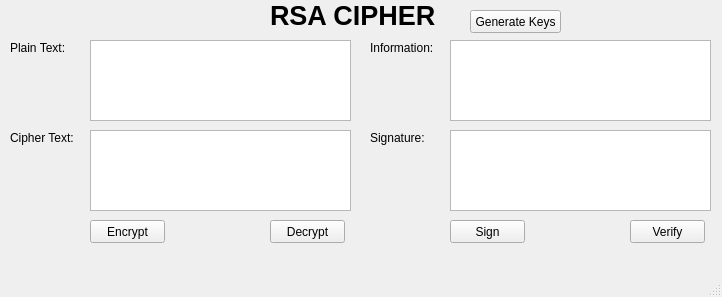
<?xml version="1.0" encoding="UTF-8"?>
<ui version="4.0">
 <class>MainWindow</class>
 <widget class="QMainWindow" name="MainWindow">
  <property name="geometry">
   <rect>
    <x>0</x>
    <y>0</y>
    <width>722</width>
    <height>297</height>
   </rect>
  </property>
  <property name="windowTitle">
   <string>MainWindow</string>
  </property>
  <widget class="QWidget" name="centralwidget">
   <widget class="QLabel" name="label">
    <property name="geometry">
     <rect>
      <x>270</x>
      <y>0</y>
      <width>181</width>
      <height>31</height>
     </rect>
    </property>
    <property name="font">
     <font>
      <pointsize>20</pointsize>
      <weight>75</weight>
      <bold>true</bold>
     </font>
    </property>
    <property name="text">
     <string>RSA CIPHER</string>
    </property>
   </widget>
   <widget class="QPlainTextEdit" name="txt_plain_text">
    <property name="geometry">
     <rect>
      <x>90</x>
      <y>40</y>
      <width>261</width>
      <height>81</height>
     </rect>
    </property>
   </widget>
   <widget class="QPlainTextEdit" name="txt_cipher_text">
    <property name="geometry">
     <rect>
      <x>90</x>
      <y>130</y>
      <width>261</width>
      <height>81</height>
     </rect>
    </property>
   </widget>
   <widget class="QPlainTextEdit" name="txt_info">
    <property name="geometry">
     <rect>
      <x>450</x>
      <y>40</y>
      <width>261</width>
      <height>81</height>
     </rect>
    </property>
   </widget>
   <widget class="QPlainTextEdit" name="txt_sign_text">
    <property name="geometry">
     <rect>
      <x>450</x>
      <y>130</y>
      <width>261</width>
      <height>81</height>
     </rect>
    </property>
   </widget>
   <widget class="QLabel" name="label_2">
    <property name="geometry">
     <rect>
      <x>10</x>
      <y>40</y>
      <width>61</width>
      <height>16</height>
     </rect>
    </property>
    <property name="text">
     <string>Plain Text:</string>
    </property>
   </widget>
   <widget class="QLabel" name="label_3">
    <property name="geometry">
     <rect>
      <x>10</x>
      <y>130</y>
      <width>71</width>
      <height>16</height>
     </rect>
    </property>
    <property name="text">
     <string>Cipher Text:</string>
    </property>
   </widget>
   <widget class="QLabel" name="label_4">
    <property name="geometry">
     <rect>
      <x>370</x>
      <y>40</y>
      <width>71</width>
      <height>16</height>
     </rect>
    </property>
    <property name="text">
     <string>Information:</string>
    </property>
   </widget>
   <widget class="QLabel" name="label_5">
    <property name="geometry">
     <rect>
      <x>370</x>
      <y>130</y>
      <width>71</width>
      <height>16</height>
     </rect>
    </property>
    <property name="text">
     <string>Signature:</string>
    </property>
   </widget>
   <widget class="QPushButton" name="btn_encrypt">
    <property name="geometry">
     <rect>
      <x>90</x>
      <y>220</y>
      <width>75</width>
      <height>23</height>
     </rect>
    </property>
    <property name="text">
     <string>Encrypt</string>
    </property>
   </widget>
   <widget class="QPushButton" name="btn_decrypt">
    <property name="geometry">
     <rect>
      <x>270</x>
      <y>220</y>
      <width>75</width>
      <height>23</height>
     </rect>
    </property>
    <property name="text">
     <string>Decrypt</string>
    </property>
   </widget>
   <widget class="QPushButton" name="btn_sign">
    <property name="geometry">
     <rect>
      <x>450</x>
      <y>220</y>
      <width>75</width>
      <height>23</height>
     </rect>
    </property>
    <property name="text">
     <string>Sign</string>
    </property>
   </widget>
   <widget class="QPushButton" name="btn_verify">
    <property name="geometry">
     <rect>
      <x>630</x>
      <y>220</y>
      <width>75</width>
      <height>23</height>
     </rect>
    </property>
    <property name="text">
     <string>Verify</string>
    </property>
   </widget>
   <widget class="QPushButton" name="btn_gen_keys">
    <property name="geometry">
     <rect>
      <x>470</x>
      <y>10</y>
      <width>91</width>
      <height>23</height>
     </rect>
    </property>
    <property name="text">
     <string>Generate Keys</string>
    </property>
   </widget>
  </widget>
  <widget class="QMenuBar" name="menubar">
   <property name="geometry">
    <rect>
     <x>0</x>
     <y>0</y>
     <width>722</width>
     <height>21</height>
    </rect>
   </property>
  </widget>
  <widget class="QStatusBar" name="statusbar"/>
 </widget>
 <resources/>
 <connections/>
</ui>
